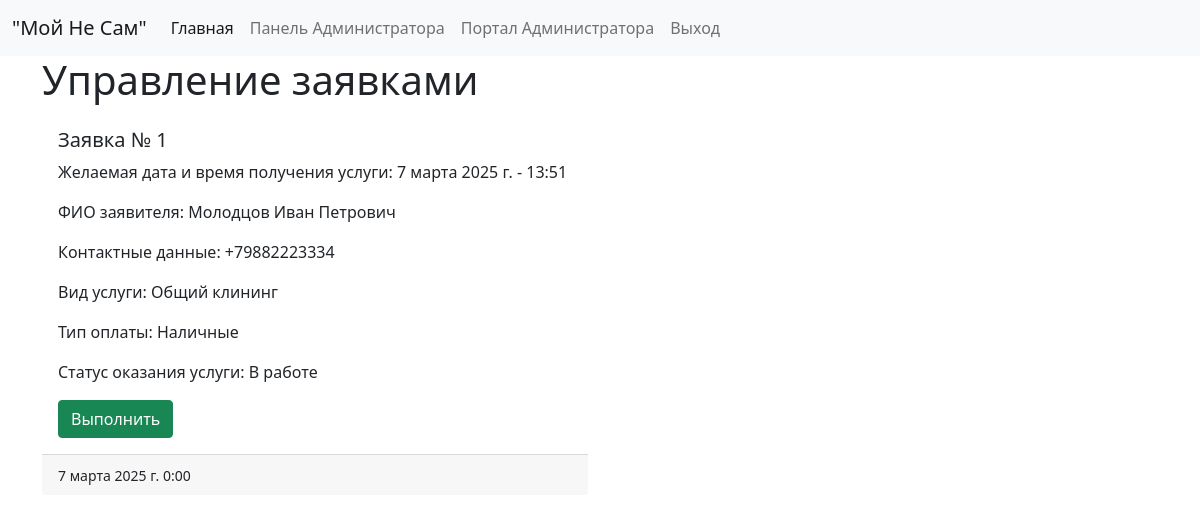
The app's page /admin_panel/ (signed in), older data.
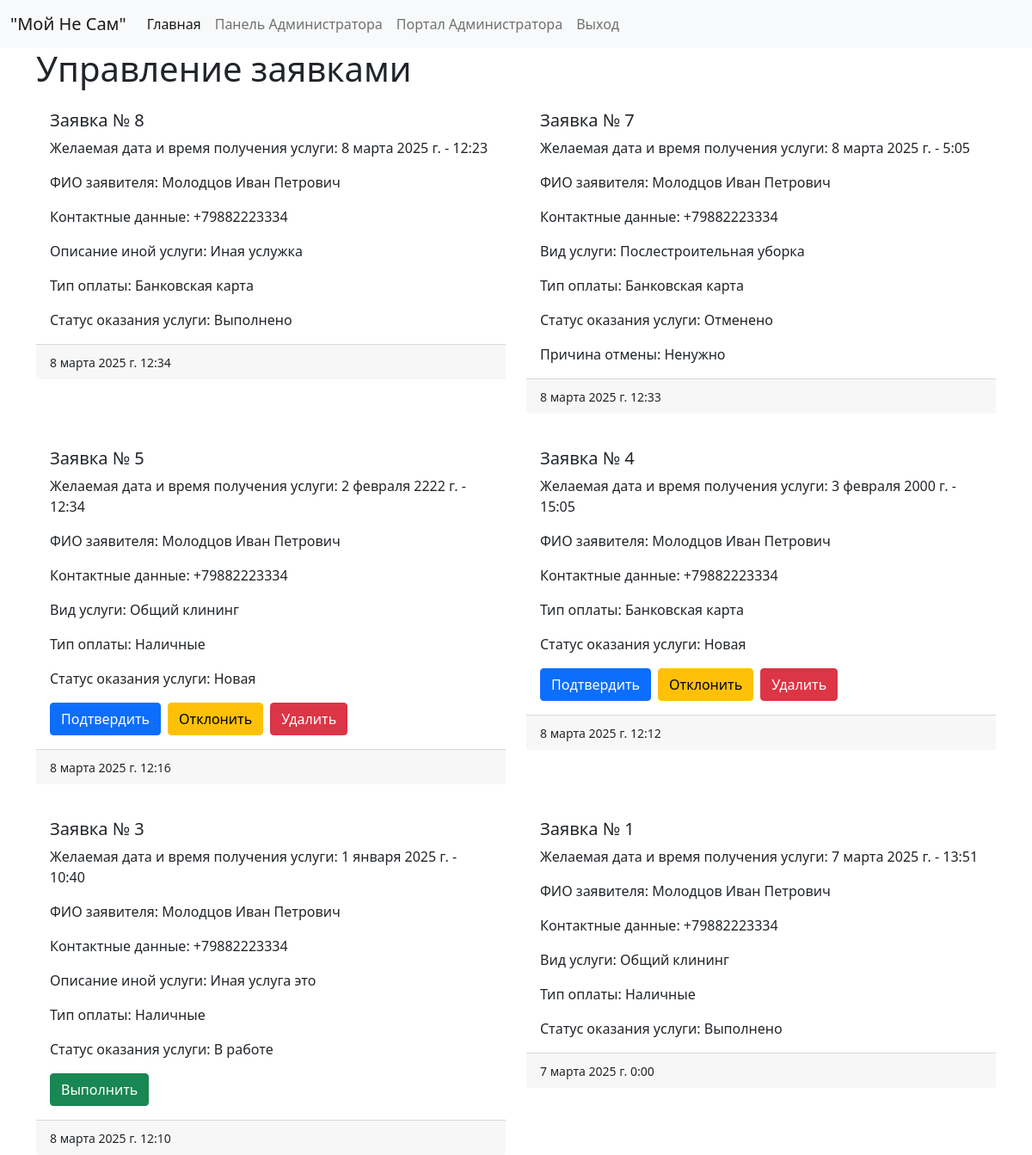
The same page, newer data.
### general/models.py (models this page shows)
class Order(models.Model):
    PAYMENT_TYPE_CHOICES = [
        ('0', "Наличные"),
        ('1', "Банковская карта")
    ]
    STATUS_CHOICES = [
        ('0', "Новая"),
        ('1', "В работе"),
        ('2', "Выполнено"),
        ('3', "Отменено")
    ]
    address = models.CharField(verbose_name='Адрес', max_length=200)
    phone = models.CharField(verbose_name='Номер телефона', max_length=200)
    date = models.DateField(verbose_name='Дата')
    time = models.TimeField(verbose_name='Время')
    date_at = models.DateTimeField(auto_now_add=True)
    type = models.ForeignKey(TypesOfService, verbose_name='Тип услуги', on_delete=models.CASCADE, null=True, blank=True)
    user = models.ForeignKey(User, verbose_name='Пользователь', on_delete=models.CASCADE)
    description = models.TextField(verbose_name='Описание иной услуги', null=True, blank=True)
    comment = models.TextField(verbose_name='Комментарий при отмене заявки', null=True, blank=True)
    payment_type = models.CharField(
        max_length=1,
        choices=PAYMENT_TYPE_CHOICES,
        verbose_name='Тип оплаты'
    )
    status = models.CharField(
        max_length=1,
        choices=STATUS_CHOICES,
        default='0',
        verbose_name='Статус заявки'
    )

class UserProfile(models.Model):
    fio = models.CharField(verbose_name='ФИО', max_length=200)
    phone = models.CharField(verbose_name='Номер телефона', max_length=200)
    user = models.OneToOneField(User, verbose_name='Пользователь', on_delete=models.CASCADE)

class TypesOfService(models.Model):
    name = models.CharField(verbose_name='Наименование типа сервиса', max_length=200)
    def __str__(self):
        return self.name

### general/views.py (the view)
# urls.py: path('admin_panel/', admin_panel, name='admin_panel'),
def admin_panel(request):
    user = request.user
    if not user.is_authenticated or not user.is_superuser:
        return redirect('index')
    order_list_by_user = Order.objects.all().order_by('-date_at')
    context = {"order_list_by_user": order_list_by_user}
    return render(request, "admin_panel.html", context)

### templates/admin_panel.html (shortened to what this page needs)
{% extends 'base.html' %}
{% load static %}
{% block content %}
    <h1>Управление заявками</h1>
    <div class="row row-cols-1 row-cols-md-2 g-4">
        {% for order in order_list_by_user %}
            <div class="col">
                <div class="card-body">
                    <h5 class="card-title">Заявка № {{ order.pk }}</h5>
                    <p class="card-text">Желаемая дата и время получения услуги: {{ order.date }} - {{ order.time }}</p>
                    <p class="card-text">ФИО заявителя: {{ order.user.userprofile.fio }}</p>
                    <p class="card-text">Контактные данные: {{ order.user.userprofile.phone }}</p>
                    {% if order.type %}<p class="card-text">Вид услуги: {{ order.type }}</p>{% endif %}
                    {% if order.description %}<p class="card-text">Описание иной услуги: {{ order.description }}</p>{% endif %}
                    <p class="card-text">Тип оплаты: {{ order.get_payment_type_display }}</p>
                    <p class="card-text">Статус оказания услуги: {{ order.get_status_display }}</p>
                    {% if order.status == '3' %}
                        <p class="card-text">Причина отмены: {{ order.comment }}</p>
                    {% endif %}
                    {% if order.status == '0' %}
                        <div class="d-flex gap-2">
                            <form method="post" action="{% url 'confirm_order' order.pk %}">
                                <button type="submit" class="btn btn-primary">Подтвердить</button>
                            </form>
                            <a class="btn btn-warning" href="{% url 'cancel_order' order.pk %}">Отклонить</a>
                            <form method="post" action="{% url 'delete_order' order.pk %}">
                                <button type="submit" class="btn btn-danger">Удалить</button>
                            </form>
                        </div>
                    {% endif %}
                    {% if order.status == '1' %}
                        <form method="post" action="{% url 'execute_order' order.pk %}">
                            <button type="submit" class="btn btn-success">Выполнить</button>
                        </form>
                    {% endif %}
                </div>
                <div class="card-footer">
                    <small class="text-body-secondary">{{ order.date_at }}</small>
                </div>
            </div>
        {% endfor %}
    </div>
{% endblock %}

Row changes from the older to the newer data that the page shows:
added Order: pk "8", date "8 марта 2025 г.", time "12:23", user.userprofile.fio "Молодцов Иван Петрович", user.userprofile.phone "+79882223334", description "Иная услужка", payment_type "Банковская карта", status "Выполнено", date_at "8 марта 2025 г. 12:34"
added Order: pk "7", date "8 марта 2025 г.", time "5:05", user.userprofile.fio "Молодцов Иван Петрович", user.userprofile.phone "+79882223334", type "Послестроительная уборка", payment_type "Банковская карта", status "Отменено", comment "Ненужно", date_at "8 марта 2025 г. 12:33"
added Order: pk "5", date "2 февраля 2222 г.", time "12:34", user.userprofile.fio "Молодцов Иван Петрович", user.userprofile.phone "+79882223334", type "Общий клининг", payment_type "Наличные", status "Новая", shows "Подтвердить", date_at "8 марта 2025 г. 12:16"
added Order: pk "4", date "3 февраля 2000 г.", time "15:05", user.userprofile.fio "Молодцов Иван Петрович", user.userprofile.phone "+79882223334", payment_type "Банковская карта", status "Новая", shows "Подтвердить", date_at "8 марта 2025 г. 12:12"
added Order: pk "3", date "1 января 2025 г.", time "10:40", user.userprofile.fio "Молодцов Иван Петрович", user.userprofile.phone "+79882223334", description "Иная услуга это", payment_type "Наличные", status "В работе", shows "Выполнить", date_at "8 марта 2025 г. 12:10"
changed Order "7 марта 2025 г.": status "В работе" → "Выполнено"; no longer shows "Выполнить"
